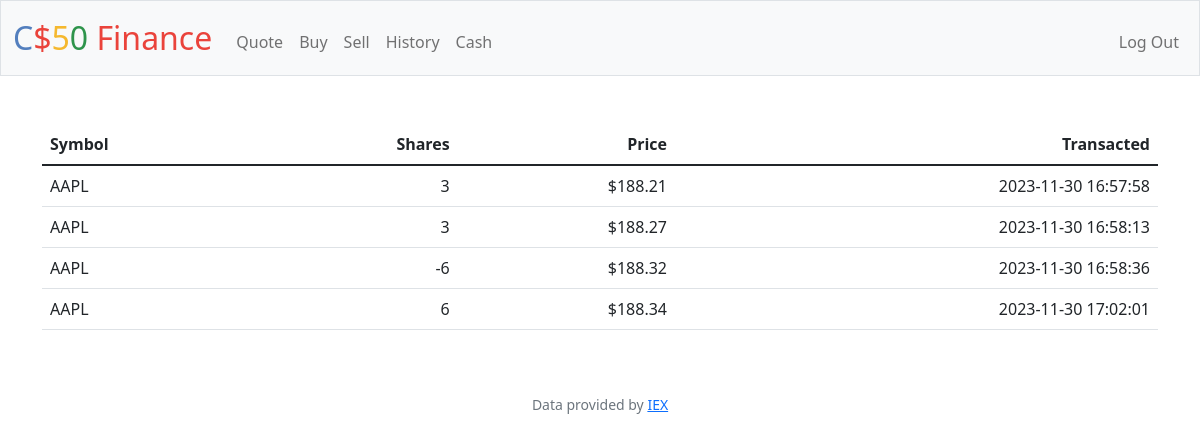
Page /history (signed in) on the committed database.
### tables this page shows
CREATE TABLE "history" (
    user_id INTEGER NOT NULL,
    symbol TEXT NOT NULL,
    shares INTEGER NOT NULL,
    price NUMERIC NOT NULL,
    time DATETIME NOT NULL,
    FOREIGN KEY (user_id) REFERENCES users(id)
);

### app.py (the view)
@app.route("/history")
@login_required
def history():
    rows_of_history = db.execute("SELECT * FROM history WHERE user_id = ?", session["user_id"])
    return render_template("history.html", rows_of_history=rows_of_history)

### app.py (called while the page is built)
@app.after_request
def after_request(response):
    response.headers["Cache-Control"] = "no-cache, no-store, must-revalidate"
    response.headers["Expires"] = 0
    response.headers["Pragma"] = "no-cache"
    return response

### helpers.py (called while the page is built)
def login_required(f):
    @wraps(f)
    def decorated_function(*args, **kwargs):
        if session.get("user_id") is None:
            return redirect("/login")
        return f(*args, **kwargs)
    return decorated_function

def usd(value):
    return f"${value:,.2f}"

### templates/history.html (shortened to what this page needs)
{% extends "layout.html" %}
{% block main %}
    <table class="table">
        <thead>
            <tr>
                <th class="text-start">Symbol</th>
                <th class="text-end">Shares</th>
                <th class="text-end">Price</th>
                <th class="text-end">Transacted</th>
            </tr>
        </thead>
        <tbody>
            {% for row in rows_of_history %}
                <tr>
                    <td class="text-start">{{ row["symbol"] }}</td>
                    <td class="text-end">{{ row["shares"] }}</td>
                    <td class="text-end">{{ row["price"] | usd }}</td>
                    <td class="text-end">{{ row["time"] }}</td>
                </tr>
            {% endfor %}
        </tbody>
    </table>
{% endblock %}

### rows in the picture
history: symbol "AAPL", shares "3", price "$188.21", time "2023-11-30 16:57:58"
history: symbol "AAPL", shares "3", price "$188.27", time "2023-11-30 16:58:13"
history: symbol "AAPL", shares "-6", price "$188.32", time "2023-11-30 16:58:36"
history: symbol "AAPL", shares "6", price "$188.34", time "2023-11-30 17:02:01"
